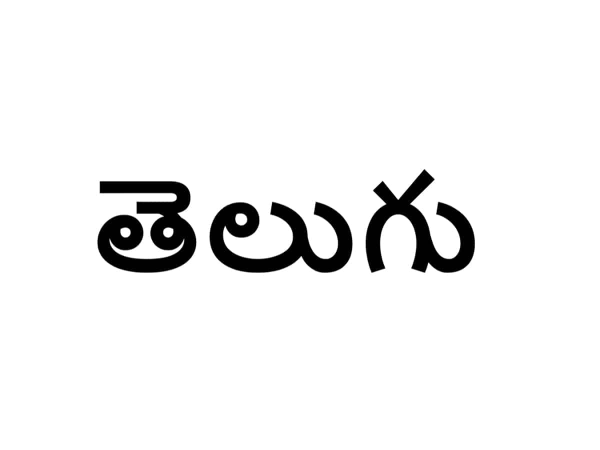
#> input picture Telugu.jpg, 1200 x 900 px (shown at 1/2 size)
$ python -i words.py   (imports and definitions only)   (older library calls are emulated)
#> lines starting #> are read from the running program, lines starting #| are printed output that depends on the picture; after the words box and inside, x2 and y2 are one past the last pixel; in counts of white or black regions, pixels touching at a corner belong together
# -*- coding: utf-8 -*-
"""
Detect words on the page
return array of words' bounding boxes
"""
import numpy as np
import matplotlib.pyplot as plt
import cv2

from helpers import *


def detection(image, join=False):
    """Detecting the words bounding boxes.
    Return: numpy array of bounding boxes [x, y, x+w, y+h]
    """
    # Preprocess image for word detection
    blurred = cv2.GaussianBlur(image, (5, 5), 18)
    edge_img = _edge_detect(blurred)
    ret, edge_img = cv2.threshold(edge_img, 50, 255, cv2.THRESH_BINARY)
    bw_img = cv2.morphologyEx(edge_img, cv2.MORPH_CLOSE,
                              np.ones((15,15), np.uint8))

#     return _text_detect(bw_img, image, join)
    return _text_detect(bw_img, image, False)


# [21 lines left out: function sort_words, not called in this run]


def _edge_detect(im):
    """
    Edge detection using sobel operator on each layer individually.
    Sobel operator is applied for each image layer (RGB)
    """
    return np.max(np.array([_sobel_detect(im[:,:, 0]),
                            _sobel_detect(im[:,:, 1]),
                            _sobel_detect(im[:,:, 2])]), axis=0)


def _sobel_detect(channel):
    """Sobel operator."""
    sobelX = cv2.Sobel(channel, cv2.CV_16S, 1, 0)
    sobelY = cv2.Sobel(channel, cv2.CV_16S, 0, 1)
    sobel = np.hypot(sobelX, sobelY)
    sobel[sobel > 255] = 255
    return np.uint8(sobel)


# [40 lines left out: functions union, _intersect, _group_rectangles, not called in this run]


def _text_detect(img, image, join=False):
    """Text detection using contours."""
    small = resize(img, 2000)

    # Finding contours
    mask = np.zeros(small.shape, np.uint8)
    cnt, hierarchy = cv2.findContours(np.copy(small),
                                           cv2.RETR_CCOMP,
                                           cv2.CHAIN_APPROX_SIMPLE)

    index = 0
    boxes = []
    # Go through all contours in top level
    while (index >= 0):
        x,y,w,h = cv2.boundingRect(cnt[index])
        cv2.drawContours(mask, cnt, index, (255, 255, 255), cv2.FILLED)
        maskROI = mask[y:y+h, x:x+w]
        # Ratio of white pixels to area of bounding rectangle
        r = cv2.countNonZero(maskROI) / (w * h)

        # Limits for text
        if (r > 0.1
            and 1600 > w > 10
            and 1600 > h > 10
            and h/w < 3
            and w/h < 10
            and (60 // h) * w < 1000):
            boxes += [[x, y, w, h]]

        index = hierarchy[0][index][0]

    if join:
        # Need more work
        boxes = _group_rectangles(boxes)

    # image for drawing bounding boxes
    small = cv2.cvtColor(small, cv2.COLOR_GRAY2RGB)
    bounding_boxes = np.array([0,0,0,0])
    for (x, y, w, h) in boxes:
        cv2.rectangle(small, (x, y),(x+w,y+h), (0, 255, 0), 2)
        bounding_boxes = np.vstack((bounding_boxes,
                                    np.array([x, y, x+w, y+h])))

    implt(small, t='Bounding rectangles')

    boxes = bounding_boxes.dot(ratio(image, small.shape[0])).astype(np.int64)
    return boxes[1:]


# [64 lines left out: function textDetectWatershed, not called in this run]

>>> import cv2
>>> picture = cv2.imread('Telugu.jpg')
#> picture is the input picture: shape (900, 1200, 3); min 0, max 255, mean 241.1
>>> result = detection(picture)
#> in _sobel_detect, `sobelX = cv2.Sobel(channel, cv2.CV_16S, 1, 0)`:
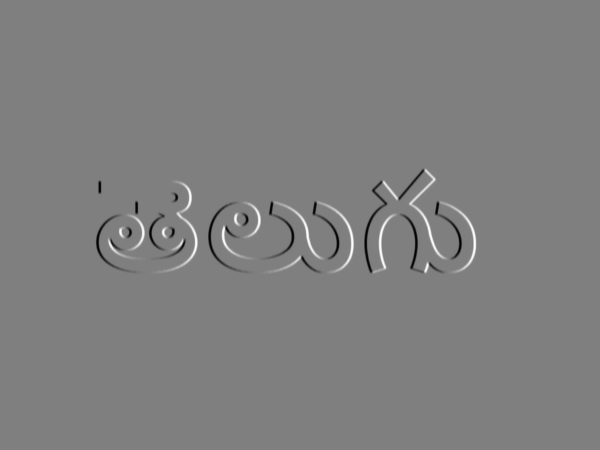
#> sobelX: shape (900, 1200) int16 (shown at 1/2 size); min -411, max 411, mean 0; drawn with min black and max white
#> in _sobel_detect, `sobelY = cv2.Sobel(channel, cv2.CV_16S, 0, 1)`:
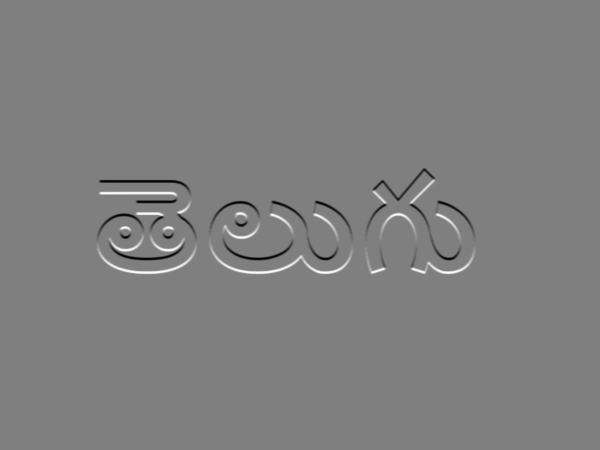
#> sobelY: shape (900, 1200) int16 (shown at 1/2 size); min -412, max 412, mean 0; drawn with min black and max white
#> in _sobel_detect, `sobel = np.hypot(sobelX, sobelY)`:
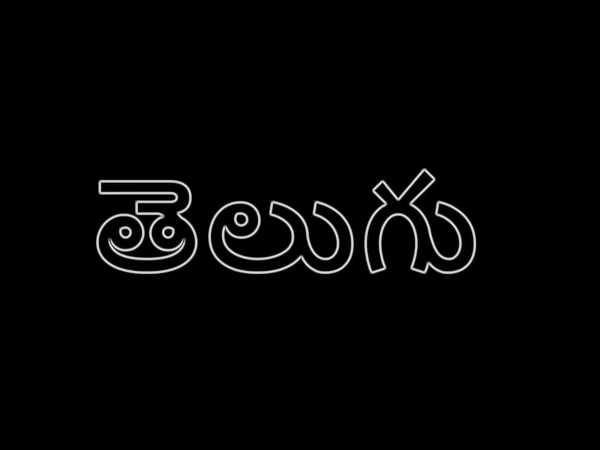
#> sobel: shape (900, 1200) float32 (shown at 1/2 size); min 0, max 471.7, mean 8.2; drawn with min black and max white
#> in _sobel_detect, `sobel[sobel > 255] = 255`:
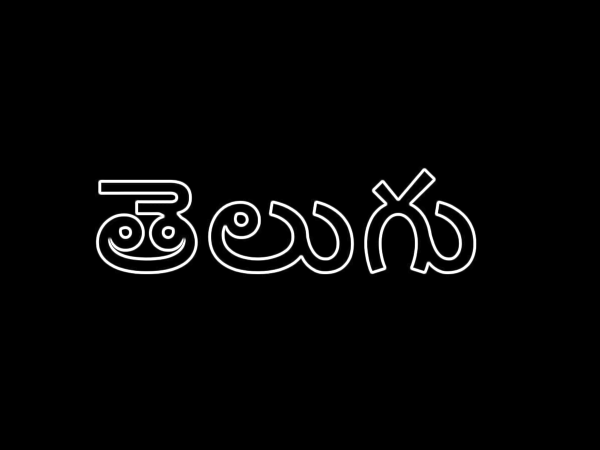
#> sobel: shape (900, 1200) float32 (shown at 1/2 size); 1.69% of pixels changed, all inside (x1, y1, x2, y2) = (193, 338, 952, 548)
#> in detection, `ret, edge_img = cv2.threshold(edge_img, 50, 255, cv2.THRESH_BINARY)`:
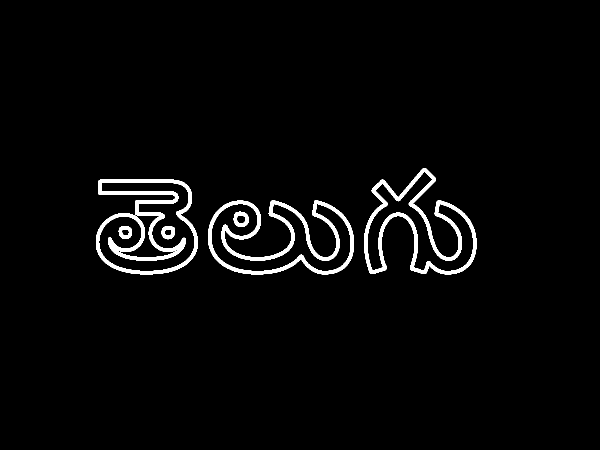
#> edge_img: shape (900, 1200) (shown at 1/2 size); 2.9% white; 6 white regions, box (x1, y1, x2, y2) and area: (192, 359, 396, 549) 10431, (416, 401, 708, 549) 9826, (728, 336, 953, 549) 9317, (467, 423, 498, 454) 548, (323, 452, 350, 479) 459, (237, 452, 264, 478) 449
#> in detection, `bw_img = cv2.morphologyEx(edge_img, cv2.MORPH_CLOSE, np.ones((15,15), ..`:
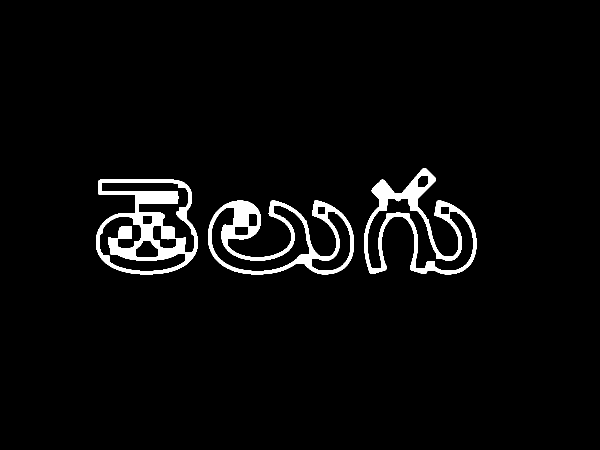
#> bw_img: shape (900, 1200) (shown at 1/2 size); 3.6% white; 3 white regions, box (x1, y1, x2, y2) and area: (192, 359, 396, 549) 14968, (416, 401, 708, 549) 12679, (728, 336, 953, 549) 11713
#> (the run stopped early here; a loop or call above may not have finished)
